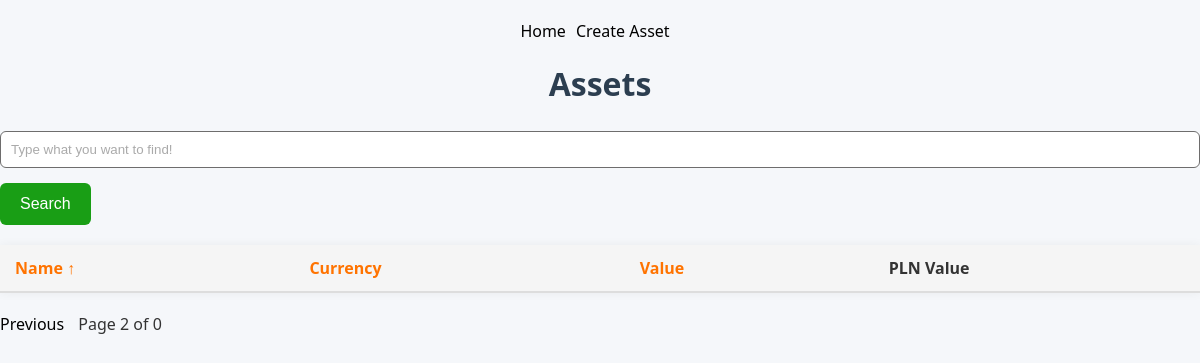
/assets?page=2&search=&sort=name&order=asc, run on an earlier commit of the app's database.
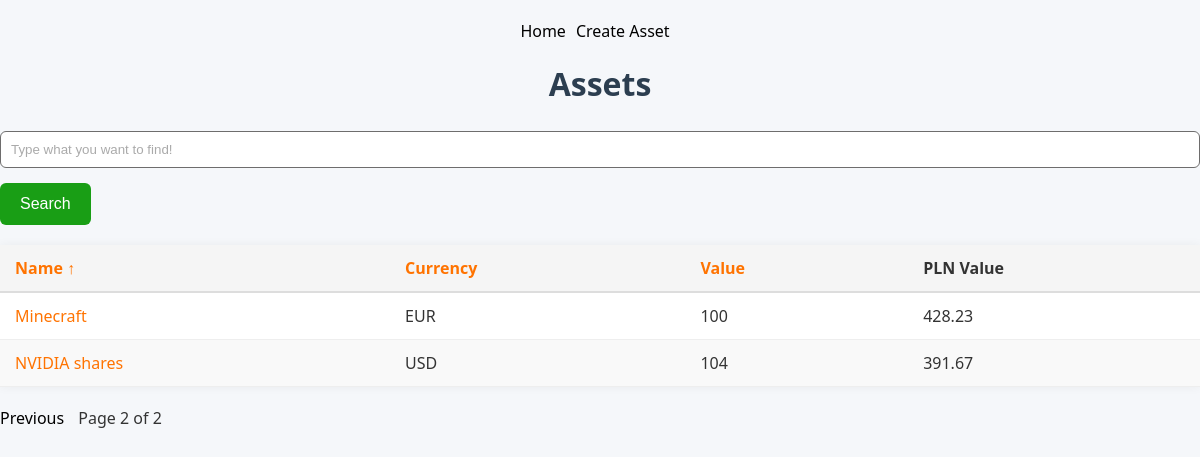
And on a later commit of the database.
### base.py (models this page shows)
class Asset(db.Model):  # Majątek
    __tablename__ = 'assets'
    id = db.Column(db.Integer, primary_key=True)
    name = db.Column(db.String(50), nullable=False)
    value = db.Column(db.Integer, nullable=False)
    currency = db.Column(db.String(3), nullable=False)
    is_pln = db.Column(db.Boolean, default=False)
    time_created = db.Column(db.DateTime(timezone=True), default=lambda: datetime.now(LOCAL_TIMEZONE))
    time_updated = db.Column(db.DateTime(timezone=True), onupdate=lambda: datetime.now(LOCAL_TIMEZONE))

### app.py (the view, shortened to what this page needs)
@app.route("/assets")
def asset_list():
    search = request.args.get("search", "", type=str)
    sort_by = request.args.get("sort", "name", type=str)
    order = request.args.get("order", "asc", type=str)
    page = request.args.get("page", 1, type=int)
    query = db.select(Asset)
    sort_column = getattr(Asset, sort_by, Asset.name)
    if order == "desc":
        sort_column = sort_column.desc()
    query = query.order_by(sort_column)
    assets_paginated = db.paginate(query, page=page, per_page=5, error_out=False)
    latest_date = db.session.execute(
        db.select(Rate.date).order_by(desc(Rate.date))
    ).scalars().first()
    rate_map = {}
    if latest_date:
        rates = db.session.execute(
            db.select(Rate).filter(Rate.date == latest_date)
        ).scalars().all()
        rate_map = {rate.code: rate.rate for rate in rates}
    asset_data = []
    for asset in assets_paginated.items:
        pln_value = asset.value
        if not asset.is_pln:
            rate = rate_map.get(asset.currency)
            if rate:
                pln_value = round(asset.value * rate, 2)
            elif asset.currency == "":
                pln_value = "Missing code"
            else:
                pln_value = 'Wrong code'
        asset_data.append((asset, pln_value))
    return render_template('asset/list.html',
                           assets=asset_data,
                           pagination=assets_paginated,
                           search=search,
                           sort=sort_by,
                           order=order)

### templates/asset/list.html (shortened to what this page needs)
<!DOCTYPE html>
<html lang="en">
<head>
    <link rel="stylesheet" href="{{ url_for('static', filename='style.css') }}">
</head>
<body>
    <div class="nav-buttons">
        <a class="clickable" href="{{ url_for('home') }}">Home</a>
        <a class="clickable" href="{{ url_for('asset_create') }}">Create Asset</a>
    </div>
    <h1>Assets</h1>
<form method="get" action="{{ url_for('asset_list') }}">
    <input type="text" name="search" placeholder="Type what you want to find!" value="{{ search }}">
    <button type="submit">Search</button>
</form>
<table id = 'data' class="table-striped">
    <thead>
    <tr>
        {% for col in ["name", "currency", "value"] %}
            <th>
                <a class="clickable" href="{{ url_for('asset_list', search=search, sort=col, order='asc' if order=='desc' or sort != col else 'desc') }}">
                    {{ col.capitalize() }}
                    {% if sort == col %}
                        {{ "↑" if order == "asc" else "↓" }}
                    {% endif %}
                </a>
            </th>
        {% endfor %}
        <th>PLN Value</th>
    </tr>
    </thead>
    <tbody>
    {% for asset, pln_value in assets %}
        <tr>
            <td><a class="clickable" href="{{ url_for('asset_detail', id=asset.id) }}">{{ asset.name }}</a></td>
            <td>{{ asset.currency }}</td>
            <td>{{ asset.value }}</td>
            <td>{{ pln_value }}</td>
        </tr>
    {% endfor %}
    </tbody>
</table>
    <div class="pagination">
        {% if pagination.has_prev %}
            <a class="clickable" href="{{ url_for('asset_list', page=pagination.prev_num, search=search, sort=sort, order=order) }}">Previous</a>
        {% endif %}
        <span>Page {{ pagination.page }} of {{ pagination.pages }}</span>
    </div>
</body>
</html>

What changed in the data, as far as the page shows it:
added Asset: name "Minecraft", currency "EUR", value "100", pln_value "428.23"
added Asset: name "NVIDIA shares", currency "USD", value "104", pln_value "391.67"
Also different on the page:
{{ pagination.pages }}: "0" → "2"
